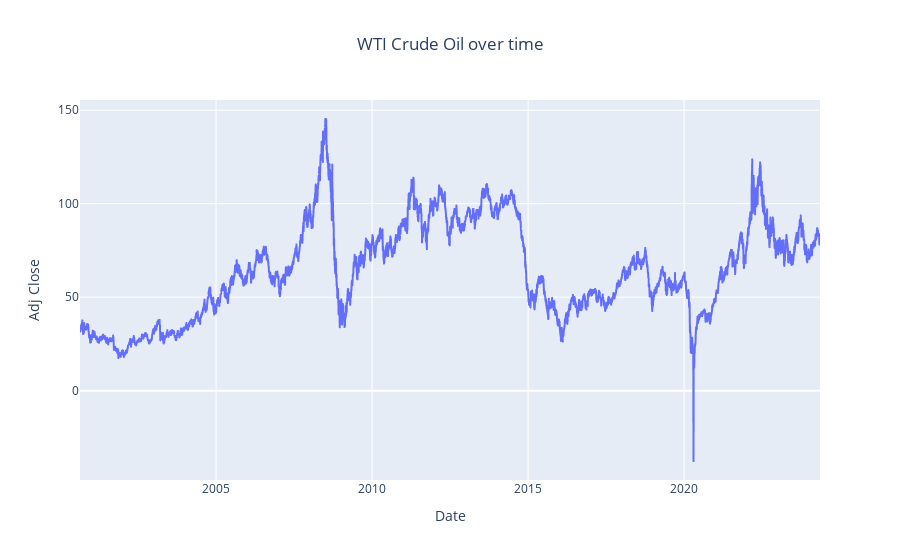

Here is the notebook cell this chart was saved with:
### Code cell
# Dynamic visualisation
fig = px.line(crude_oil,
              x=crude_oil.index,
              y="Adj Close",
              title='WTI Crude Oil over time')
fig.update_layout(title_x=0.5)  # This will center the title horizontally

fig.show()

### Figure 1 — Plotly figure (JSON) as saved in the notebook; plotly's stock layout.template omitted (floating-point values rounded to 4 significant figures; data arrays with more than 128 entries replaced by an {"elided": "..."} marker saying what was removed)
{"data": [{"hovertemplate": "Date=%{x}<br>Adj Close=%{y}<extra></extra>", "legendgroup": "", "line": {"color": "#636efa", "dash": "solid"}, "marker": {"symbol": "circle"}, "mode": "lines", "name": "", "showlegend": false, "type": "scattergl", "x": {"elided": "5954 str values"}, "xaxis": "x", "y": {"elided": "5954 float values"}, "yaxis": "y"}], "layout": {"legend": {"tracegroupgap": 0}, "title": {"text": "WTI Crude Oil over time", "x": 0.5}, "xaxis": {"anchor": "y", "domain": [0, 1], "title": {"text": "Date"}}, "yaxis": {"anchor": "x", "domain": [0, 1], "title": {"text": "Adj Close"}}}}
